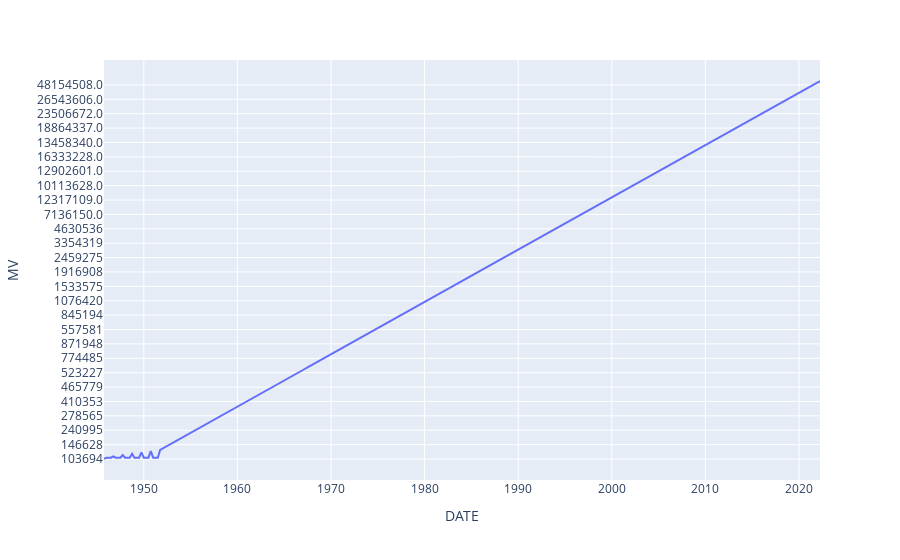

Source (notebook cell):
### Code cell
# data visualization - 2 - MV
plt.figure(figsize=(40, 30))
fig = px.line(mv, x="DATE", y="MV")
fig.show()

### Figure 1 — Plotly figure (JSON) as saved in the notebook; plotly's stock layout.template omitted (floating-point values rounded to 4 significant figures; data arrays with more than 128 entries replaced by an {"elided": "..."} marker saying what was removed)
{"data": [{"hovertemplate": "DATE=%{x}<br>MV=%{y}<extra></extra>", "legendgroup": "", "line": {"color": "#636efa", "dash": "solid"}, "marker": {"symbol": "circle"}, "mode": "lines", "name": "", "orientation": "v", "showlegend": false, "type": "scatter", "x": {"elided": "307 str values"}, "xaxis": "x", "y": {"elided": "307 str values"}, "yaxis": "y"}], "layout": {"legend": {"tracegroupgap": 0}, "margin": {"t": 60}, "xaxis": {"anchor": "y", "domain": [0, 1], "title": {"text": "DATE"}}, "yaxis": {"anchor": "x", "domain": [0, 1], "title": {"text": "MV"}}}}
